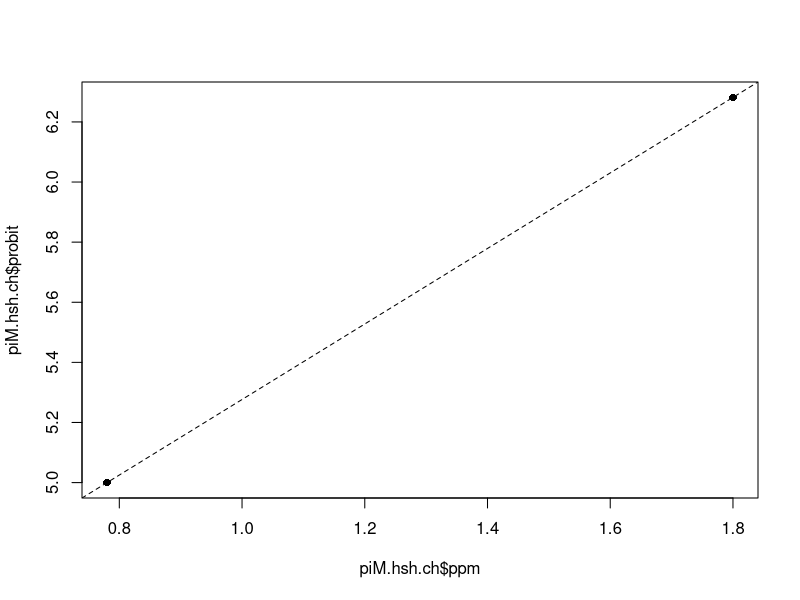
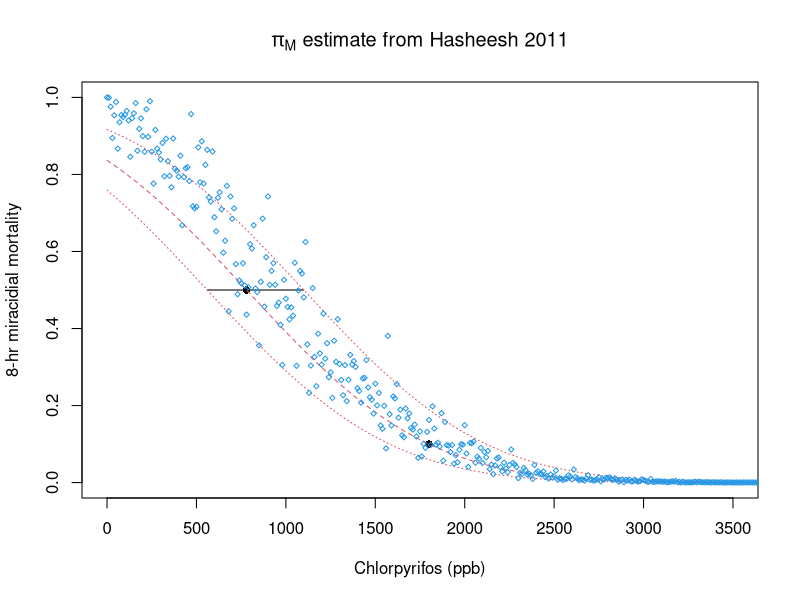
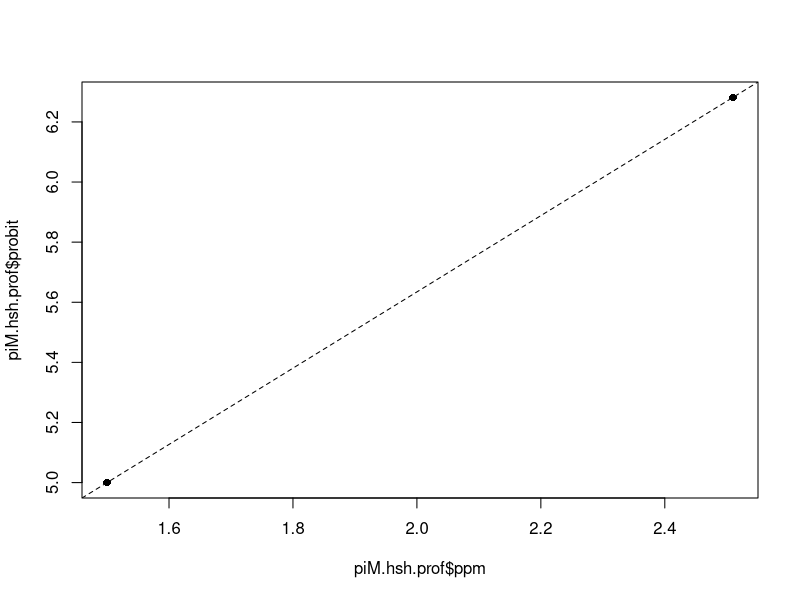
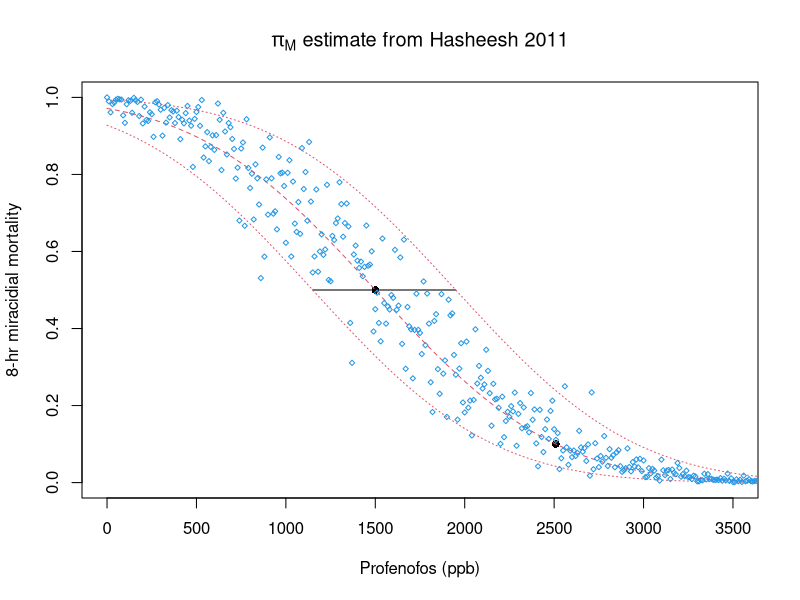
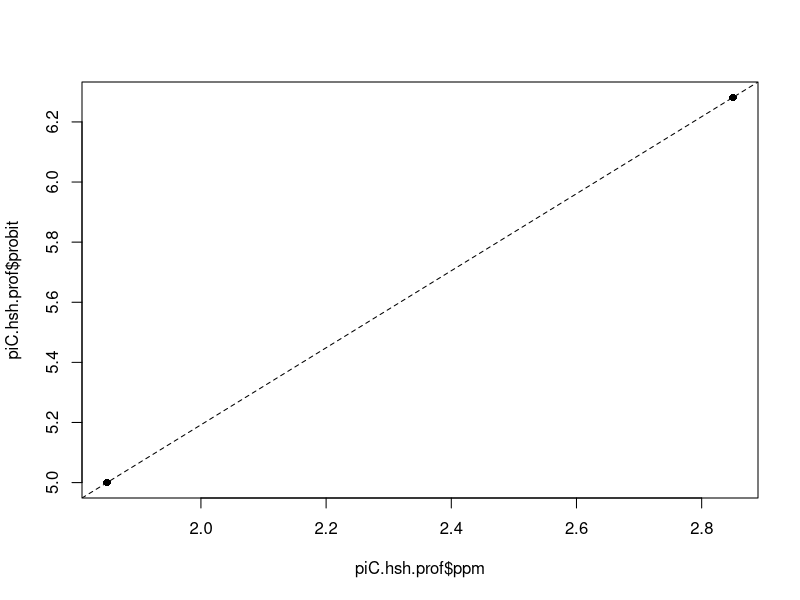
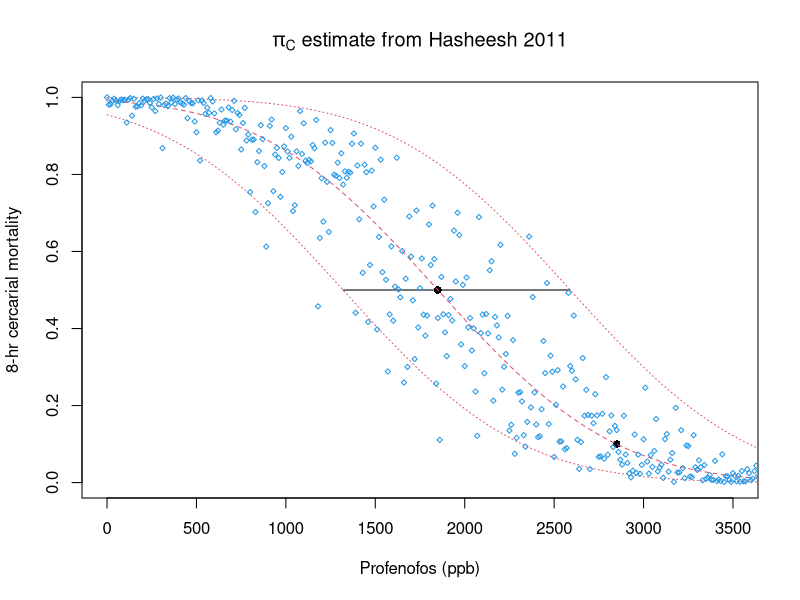
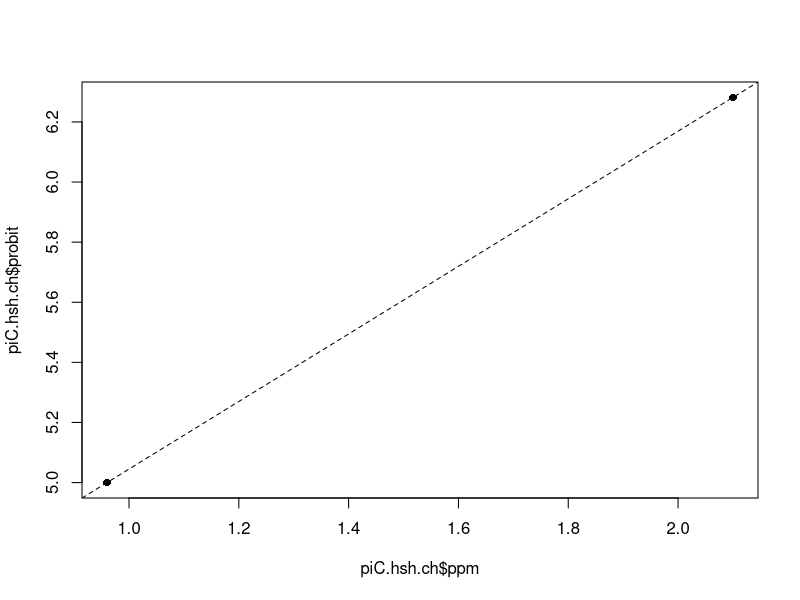
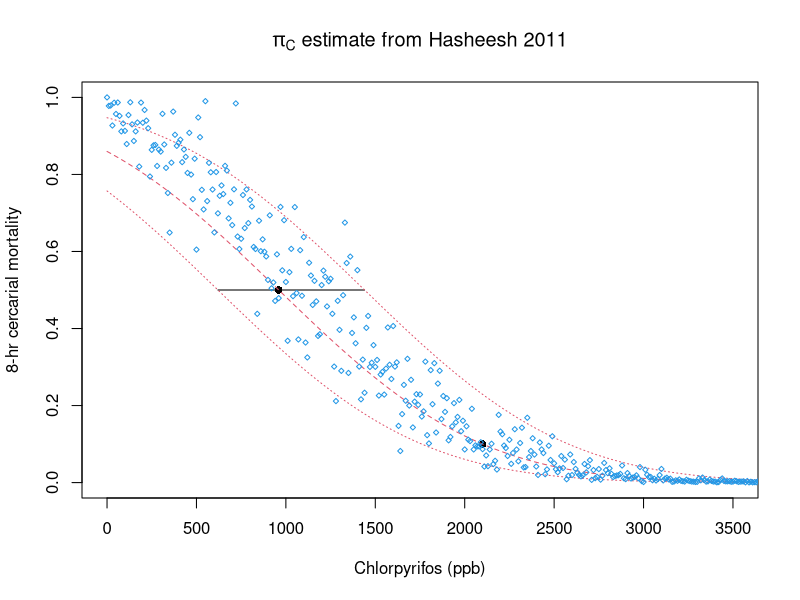

Generate these figures, in order, with R:
#This work is licensed under a Creative Commons Attribution-NonCommercial 4.0 International License#########
#<http://creativecommons.org/licenses/by-nc/4.0/> by Christopher Hoover, Arathi Arakala, Manoj Gambhir 
#and Justin Remais. This work was supported in part by the National Institutes of Health/National Science 
#Foundation Ecology of Infectious Disease program funded by the Fogarty International Center 
#(grant R01TW010286), the National Institute of Allergy and Infectious Diseases (grant K01AI091864), 
#and the National Science Foundation Water Sustainability and Climate Program (grant 1360330).

#Per the terms of this license, if you are making derivative use of this work, you must identify that 
#your work is a derivative work, give credit to the original work, provide a link to the license, 
#and indicate changes that were made.###############
    
#Toxicity to miracidia and cercariae from table 5 ###############
#ChlorP miracidia #########
piM.hsh.ch = data.frame(conc = c(0.78, 1.8)*1000,
                        mort = c(.50 , .90),
                        surv = 0)
  piM.hsh.ch$surv = 1 - piM.hsh.ch$mort
  piM.hsh.ch$ppm = piM.hsh.ch$conc/1000
  piM.hsh.ch$log10 = log10(piM.hsh.ch$conc)
  piM.hsh.ch$probit = qnorm(piM.hsh.ch$mort, mean = 5)
  
plot(piM.hsh.ch$ppm, piM.hsh.ch$probit, pch = 16)
  lm.hsh.pim.ch = lm(probit ~ ppm, data = piM.hsh.ch)
  
  abline(coef(lm.hsh.pim.ch), lty = 2)
  
  lc50.hash.pim.ch = 0.78
  slp.hash.pim.ch = coef(lm.hsh.pim.ch)[2]
  se.lc50.hash.pim.ch = mean(c(1.1 - lc50.hash.pim.ch, lc50.hash.pim.ch - 0.56)) / 1.96

  plot(piM.hsh.ch$conc, piM.hsh.ch$surv, pch = 16, ylim = c(0,1), xlim = c(0,3500),
       xlab = 'Chlorpyrifos (ppb)', ylab = '8-hr miracidial mortality',
       main = expression(paste(pi[M], ' estimate from Hasheesh 2011')))
    segments(x0 = 560, y0 = 0.5, x1 = 1100, y1 = 0.5)

fx.piM.hsh.chlor = function(In, lc = lc50.hash.pim.ch){
  Ins = In/1000
  pnorm(-slp.hash.pim.ch * (Ins - lc))
}    

  lines(seq(0,4000,10), sapply(seq(0,4000,10), fx.piM.hsh.chlor), lty = 2, col = 2)
  lines(seq(0,4000,10), sapply(seq(0,4000,10), fx.piM.hsh.chlor, lc = 1.1), lty = 3, col = 2)
  lines(seq(0,4000,10), sapply(seq(0,4000,10), fx.piM.hsh.chlor, lc = 0.56), lty = 3, col = 2)

piM_ch_Hash11_uncertainty = function(In){
  if(In == 0) piM = 1 else{
    Ins = In/1000
    lc50 = rnorm(1, lc50.hash.pim.ch, se.lc50.hash.pim.ch)
    piM = pnorm(-slp.hash.pim.ch * (Ins - lc50)) / fx.piM.hsh.chlor(0)
  }
  while(piM < 0 || piM > 1){
    lc50 = rnorm(1, lc50.hash.pim.ch, se.lc50.hash.pim.ch)
    piM = pnorm(-slp.hash.pim.ch * (Ins - lc50)) / fx.piM.hsh.chlor(0)
  }
  return(piM)
}
  points(seq(0,4000,10), sapply(seq(0,4000,10), piM_ch_Hash11_uncertainty, simplify = T), 
         pch = 5, col = 4, cex = 0.5)

keep.hsh.ch.pim = c('piM_ch_Hash11_uncertainty', 'fx.piM.hsh.chlor', 'slp.hash.pim.ch',
                    'lc50.hash.pim.ch', 'se.lc50.hash.pim.ch')  
#Profenofos miracidia #########
piM.hsh.prof = data.frame(conc = c(1.5, 2.51)*1000,
                    mort = c(.50 , .90),
                    surv = 0)
  piM.hsh.prof$surv = 1 - piM.hsh.prof$mort
  piM.hsh.prof$surv = 1 - piM.hsh.prof$mort
  piM.hsh.prof$ppm = piM.hsh.prof$conc/1000
  piM.hsh.prof$log10 = log10(piM.hsh.prof$conc)
  piM.hsh.prof$probit = qnorm(piM.hsh.prof$mort, mean = 5)
  
  plot(piM.hsh.prof$ppm, piM.hsh.prof$probit, pch = 16)
    lm.hsh.pim.prof = lm(probit ~ ppm, data = piM.hsh.prof)
    
  abline(coef(lm.hsh.pim.prof), lty = 2)
  
  lc50.hash.pim.prof = 1.5
  slp.hash.pim.prof = coef(lm.hsh.pim.prof)[2]
  se.lc50.hash.pim.prof = mean(c(1.95 - lc50.hash.pim.prof, lc50.hash.pim.prof - 1.15)) / 1.96
  
plot(piM.hsh.prof$conc, piM.hsh.prof$surv, pch = 16, ylim = c(0,1), xlim = c(0,3500),
     xlab = 'Profenofos (ppb)', ylab = '8-hr miracidial mortality',
     main = expression(paste(pi[M], ' estimate from Hasheesh 2011')))
  segments(x0 = 1150, y0 = 0.5, x1 = 1950, y1 = 0.5)

fx.piM.hsh.prof = function(In, lc = lc50.hash.pim.prof){
  Ins = In/1000
  pnorm(-slp.hash.pim.prof * (Ins - lc))
}  
  lines(seq(0,4000,10), sapply(seq(0,4000,10), fx.piM.hsh.prof), lty = 2, col = 2)
  lines(seq(0,4000,10), sapply(seq(0,4000,10), fx.piM.hsh.prof, lc = 1.95), lty = 3, col = 2)
  lines(seq(0,4000,10), sapply(seq(0,4000,10), fx.piM.hsh.prof, lc = 1.15), lty = 3, col = 2)
  
piM_pr_Hash11_uncertainty = function(In){
  if(In == 0) piM = 1 else{
    Ins = In/1000
    lc50 = rnorm(1, lc50.hash.pim.prof, se.lc50.hash.pim.prof)
    piM = pnorm(-slp.hash.pim.prof * (Ins - lc50)) / fx.piM.hsh.prof(0)
  }
  while(piM < 0 || piM > 1){
    lc50 = rnorm(1, lc50.hash.pim.prof, se.lc50.hash.pim.prof)
    piM = pnorm(-slp.hash.pim.prof * (Ins - lc50)) / fx.piM.hsh.prof(0)
  }
  return(piM)
}

  points(seq(0,4000,10), sapply(seq(0,4000,10), piM_pr_Hash11_uncertainty, simplify = T), 
         pch = 5, col = 4, cex = 0.5)
  
keep.hsh.pim.prof = c('piM_pr_Hash11_uncertainty', 'slp.hash.pim.prof', 'lc50.hash.pim.prof',
                      'se.lc50.hash.pim.prof', 'fx.piM.hsh.prof')  
#profenofos cercariae #######
piC.hsh.prof = data.frame(conc = c(1.85, 2.85)*1000,
                          mort = c(.50 , .90),
                          surv = 0)
  piC.hsh.prof$surv = 1 - piC.hsh.prof$mort
  piC.hsh.prof$surv = 1 - piC.hsh.prof$mort
  piC.hsh.prof$ppm = piC.hsh.prof$conc/1000
  piC.hsh.prof$log10 = log10(piC.hsh.prof$conc)
  piC.hsh.prof$probit = qnorm(piC.hsh.prof$mort, mean = 5)

plot(piC.hsh.prof$ppm, piC.hsh.prof$probit, pch = 16)
  lm.hsh.pic.prof = lm(probit ~ ppm, data = piC.hsh.prof)
  
  abline(coef(lm.hsh.pic.prof), lty = 2)

  lc50.hash.pic.prof = 1.85
  slp.hash.pic.prof = coef(lm.hsh.pic.prof)[2]
  se.lc50.hash.pic.prof = mean(c(2.59 - lc50.hash.pic.prof, lc50.hash.pic.prof - 1.32)) / 1.96

plot(piC.hsh.prof$conc, piC.hsh.prof$surv, pch = 16, ylim = c(0,1), xlim = c(0,3500),
     xlab = 'Profenofos (ppb)', ylab = '8-hr cercarial mortality',
     main = expression(paste(pi[C], ' estimate from Hasheesh 2011')))
  segments(x0 = 2590, y0 = 0.5, x1 = 1320, y1 = 0.5)

fx.piC.hsh.prof = function(In, lc = lc50.hash.pic.prof){
  Ins = In/1000
  pnorm(-slp.hash.pic.prof * (Ins - lc))
}  
  lines(seq(0,4000,10), sapply(seq(0,4000,10), fx.piC.hsh.prof), lty = 2, col = 2)
  lines(seq(0,4000,10), sapply(seq(0,4000,10), fx.piC.hsh.prof, lc = 2.59), lty = 3, col = 2)
  lines(seq(0,4000,10), sapply(seq(0,4000,10), fx.piC.hsh.prof, lc = 1.32), lty = 3, col = 2)

piC_pr_Hash11_uncertainty = function(In){
  if(In == 0) piC = 1 else{
    Ins = In/1000
    lc50 = rnorm(1, lc50.hash.pic.prof, se.lc50.hash.pic.prof)
    piC = pnorm(-slp.hash.pic.prof * (Ins - lc50)) / fx.piC.hsh.prof(0)
  }
  while(piC < 0 || piC > 1){
    lc50 = rnorm(1, lc50.hash.pic.prof, se.lc50.hash.pic.prof)
    piC = pnorm(-slp.hash.pic.prof * (Ins - lc50)) / fx.piC.hsh.prof(0)
  }
  return(piC)
}

  points(seq(0,4000,10), sapply(seq(0,4000,10), piC_pr_Hash11_uncertainty, simplify = T), 
         pch = 5, col = 4, cex = 0.5)

keep.hsh.pic.prof = c('piC_pr_Hash11_uncertainty', 'slp.hash.pic.prof', 'lc50.hash.pic.prof',
                      'se.lc50.hash.pic.prof', 'fx.piC.hsh.prof')  

#chlorpyrifos cercariae #######
piC.hsh.ch = data.frame(conc = c(0.96, 2.1)*1000,
                        mort = c(.50 , .90),
                        surv = 0)
  piC.hsh.ch$surv = 1 - piC.hsh.ch$mort
  piC.hsh.ch$ppm = piC.hsh.ch$conc/1000
  piC.hsh.ch$log10 = log10(piC.hsh.ch$conc)
  piC.hsh.ch$probit = qnorm(piC.hsh.ch$mort, mean = 5)
  
plot(piC.hsh.ch$ppm, piC.hsh.ch$probit, pch = 16)
  lm.hsh.pic.ch = lm(probit ~ ppm, data = piC.hsh.ch)
  
  abline(coef(lm.hsh.pic.ch), lty = 2)
  
  lc50.hash.pic.ch = 0.96
  slp.hash.pic.ch = coef(lm.hsh.pic.ch)[2]
  se.lc50.hash.pic.ch = mean(c(1.44 - lc50.hash.pic.ch, lc50.hash.pic.ch - 0.62)) / 1.96
  
plot(piC.hsh.ch$conc, piC.hsh.ch$surv, pch = 16, ylim = c(0,1), xlim = c(0,3500),
     xlab = 'Chlorpyrifos (ppb)', ylab = '8-hr cercarial mortality',
     main = expression(paste(pi[C], ' estimate from Hasheesh 2011')))
  segments(x0 = 620, y0 = 0.5, x1 = 1440, y1 = 0.5)
  
  fx.piC.hsh.chlor = function(In, lc = lc50.hash.pic.ch){
    Ins = In/1000
    pnorm(-slp.hash.pic.ch * (Ins - lc))
  }    
  lines(seq(0,4000,10), sapply(seq(0,4000,10), fx.piC.hsh.chlor), lty = 2, col = 2)
  lines(seq(0,4000,10), sapply(seq(0,4000,10), fx.piC.hsh.chlor, lc = 1.44), lty = 3, col = 2)
  lines(seq(0,4000,10), sapply(seq(0,4000,10), fx.piC.hsh.chlor, lc = 0.62), lty = 3, col = 2)
  
  piC_ch_Hash11_uncertainty = function(In){
    if(In == 0) piC = 1 else{
      Ins = In/1000
      lc50 = rnorm(1, lc50.hash.pic.ch, se.lc50.hash.pic.ch)
      piC = pnorm(-slp.hash.pic.ch * (Ins - lc50)) / fx.piC.hsh.chlor(0)
    }
    while(piC < 0 || piC > 1){
      lc50 = rnorm(1, lc50.hash.pic.ch, se.lc50.hash.pic.ch)
      piC = pnorm(-slp.hash.pic.ch * (Ins - lc50)) / fx.piC.hsh.chlor(0)
    }
    return(piC)
  }
  points(seq(0,4000,10), sapply(seq(0,4000,10), piC_ch_Hash11_uncertainty, simplify = T), 
         pch = 5, col = 4, cex = 0.5)
  
  keep.hsh.ch.pic = c('piC_ch_Hash11_uncertainty', 'fx.piC.hsh.chlor', 'slp.hash.pic.ch',
                      'lc50.hash.pic.ch', 'se.lc50.hash.pic.ch')  
  